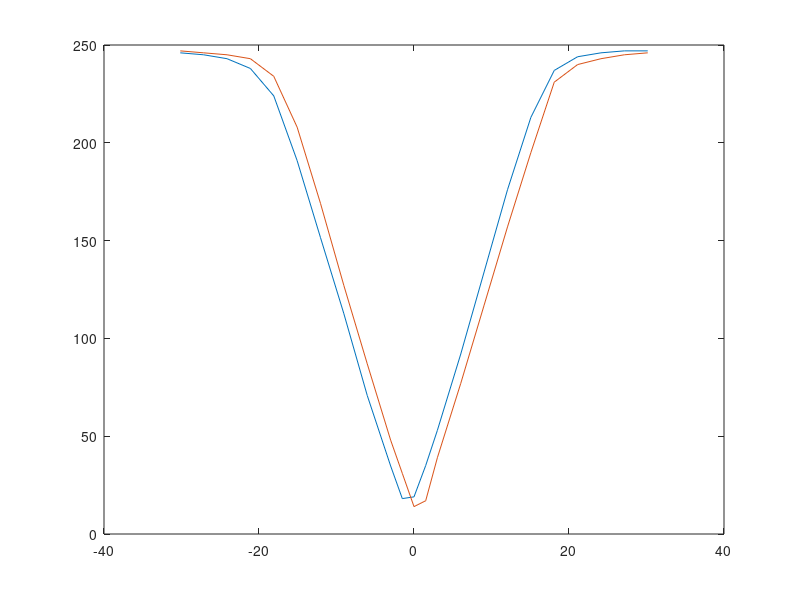
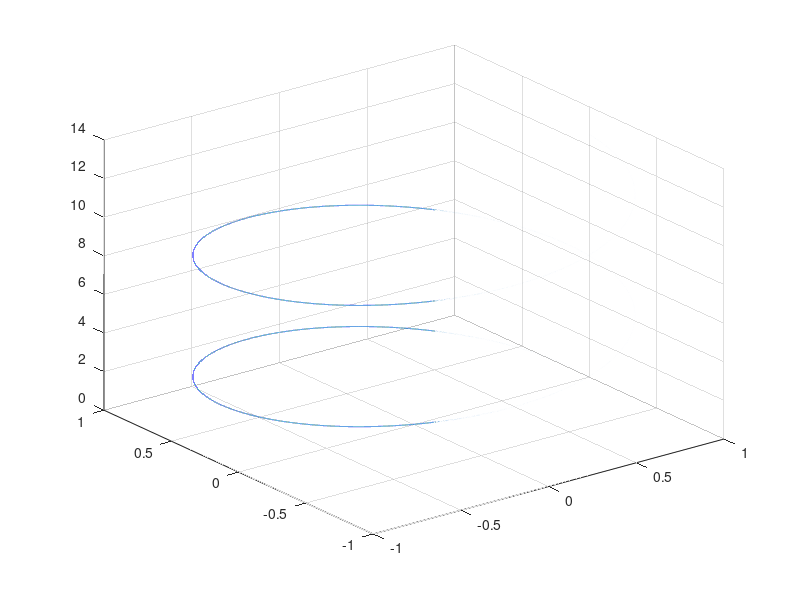

Source code (MATLAB) for these figures, in order: (Note: this script raises an error after producing the figures.)
%% 
v=[0.4 0.5 0.6 0.62 0.64 0.66 0.68 0.7 0.72 0.74 0.76 0.78 0.8 0.82 0.84 0.86 0.88 0.9 0.92 0.94 0.96 0.98];
a=[20 21 25 27 28 32 34 36 39 41 44 46 48 51 54 56 58 61 64 66 67 68];
plot(v,a)

%% 
clear;clc;clf;close all;
Vi=[0.8 ;0.7; 0.6 ;0.5 ;0.4 ;0.3 ;0.2 ;0.1 ;0.06 ;0.04 ;0.02];
% Vo1k=[9.2 7.6 6.4 6.16 5.52 0.568 0.358 0.246 0.146 0.0992 0.0476];
% Vo2k=[7.28 3.92 3.36 3.68 4.08 0.352 0.226 0.178 0.116 0.079 0.0368];
% Vo500=[10.46 7.76 7.52 11.36 8.16 0.748 0.524 0.278 0.166 0.111 0.0502]; 
Vo1k=[7.84 ;7.68 ;7.52 ;7.44 ;0.704 ;0.668 ;0.572 ;0.360 ;0.234 ;0.156 ;0.098];
Vo2k=[7.52 ;7.20 ;0.684; 0.664 ;0.520 ;0.468 ;0.402 ;0.324 ;0.196; 0.142 ;0.078];
Vo500=[14.16 ;14.08 ;14; 14 ;13.92; 13.36 ;11.04; 0.620 ;0.392; 0.260 ;0.134]; 

f=[9.9 ;10; 10.1 ;10.2 ;10.3 ;10.5 ;10.7 ;10.9; 11.1];
Vo10=[6.72 ;7.52 ;8.54 ;9.28 ;9.36 ;9.28 ;8.64 ;7.60; 6.56];
Vo2=[444 ;468; 488; 512; 528 ;544 ;532; 504 ;464];
Vo470=[192 ;194 ;196; 198; 202 ;200; 198; 196 ;192];


%% 
clear;clc;
%飞机
%m2m1=exp(-222.46/(170*0.866*16))
m=6629.5:0.0001:6629.6;
ym=0.6908*m-1.5288*(m.^0.84)-2100;
plot(m,ym);

%% 
clear;clf;clc;
%巨磁效应实验数据
I=[100;90;80;70;60;50;40;30;20;10;5;0;-5;-10;-20;-30;-40;-50;-60;-70;-80;-90;-100];
B=I.*10^(-3).*4.*pi.*10^(-7).*24000*10000
i1=[2.03;2.02;2.01;2.01;2.00;1.98;1.94;1.90;1.86;1.82;1.80;1.79;1.78;1.80;1.84;1.88;1.92;1.96;1.99;2.00;2.01;2.01;2.01];
i2=[2.02;2.01;2.01;2.01;1.99;1.96;1.92;1.88;1.84;1.81;1.79;1.78;1.80;1.82;1.85;1.89;1.94;1.98;2.00;2.01;2.01;2.01;2.01];
v1=[247;247;246;244;237;213;176;134;92;53;35;19;18.1;34.8;70.8;112.6;151.5;190.9;224;238;243;245;246];
v2=[246;245;243;240;231;195;157;117;77;39;17;14;31;48;87;127;169;208;234;243;245;246;247];
R1=4000./i1
R2=4000./i2
figure(1);
plot(B,v1)
hold;
plot(B,v2)
figure(2);
plot(B,R1)
hold;
plot(B,R2)
%% 
clf;clc;
z=0:0.0001:4*pi;
x=cos(z);
y=sin(z);
plot3(x,y,z)
grid
%% 
clc;
x1=sym('a');
y1=sym('b');
x2=sym('c');
y2=sym('d');
x3=sym('e');
AP=((x1-x3)^2+(y1)^2)^(1/2);
BP=((x2-x3)^2+(y2)^2)^(1/2);
C=AP+BP
D=min(C)


